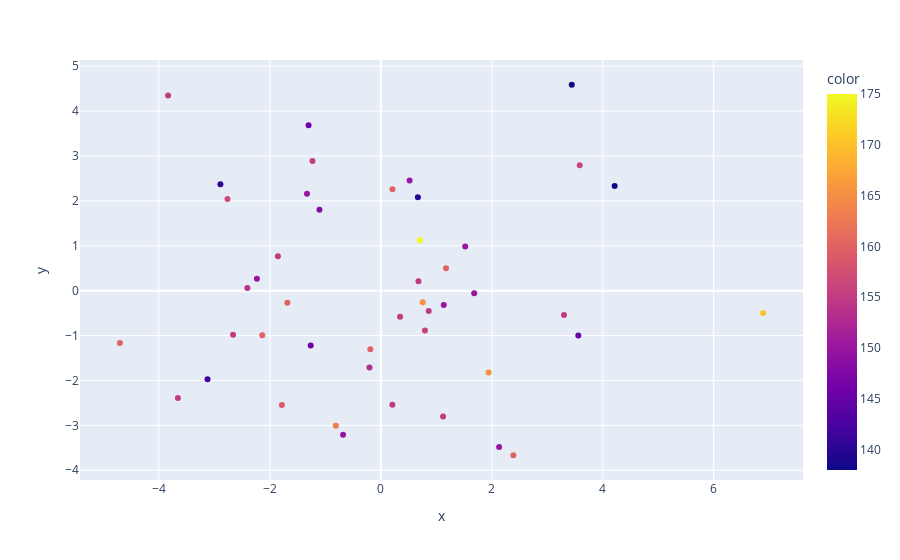

The notebook cell saved with this chart:
### Code cell
# PCA to plot the data in 2D (using plotly)
pca = PCA(n_components=2)
X_pca = pca.fit_transform(X)

# Keep a column with color that change with bpm increasing (bpm being the first column of X)
X_pca = np.c_[X_pca, df['bpm'].values]

# Plot the data in 2D
fig = px.scatter(x=X_pca[:, 0], y=X_pca[:, 1], color=X_pca[:, 2])
fig.show()

### Figure 1 — Plotly figure (JSON) as saved in the notebook; plotly's stock layout.template omitted (floating-point values rounded to 4 significant figures)
{"data": [{"hovertemplate": "x=%{x}<br>y=%{y}<br>color=%{marker.color}<extra></extra>", "legendgroup": "", "marker": {"color": [160, 155, 160, 155, 155, 156, 160, 150, 142, 150, 138, 140, 155, 160, 155, 148, 156, 146, 150, 150, 155, 145, 160, 165, 153, 138, 155, 160, 170, 150, 155, 155, 146, 150, 175, 150, 159, 154, 155, 160, 163, 155, 157, 150, 165, 140], "coloraxis": "coloraxis", "symbol": "circle"}, "mode": "markers", "name": "", "orientation": "v", "showlegend": false, "type": "scatter", "x": [1.175, -1.854, -0.1889, 1.122, -3.834, 0.7953, 2.389, -1.33, -3.123, 0.5192, 3.442, 0.6686, 0.8634, -4.702, 0.3476, -1.106, 3.585, -1.264, 2.132, -0.6801, 0.6786, 3.56, -1.684, 0.7556, -0.2041, 4.215, -3.657, 0.2093, 6.89, 1.135, -2.663, 0.2083, -1.303, -2.233, 0.7057, 1.683, -1.783, -2.405, 3.302, -2.137, -0.8097, -1.232, -2.764, 1.522, 1.941, -2.891], "xaxis": "x", "y": [0.5013, 0.7671, -1.306, -2.802, 4.348, -0.8886, -3.667, 2.159, -1.974, 2.454, 4.586, 2.082, -0.4541, -1.165, -0.5833, 1.803, 2.794, -1.223, -3.485, -3.207, 0.2112, -0.9993, -0.2702, -0.2568, -1.712, 2.332, -2.389, 2.257, -0.4983, -0.3176, -0.9835, -2.542, 3.682, 0.2635, 1.124, -0.05862, -2.546, 0.05629, -0.544, -0.9949, -3.011, 2.885, 2.04, 0.9837, -1.824, 2.372], "yaxis": "y"}], "layout": {"coloraxis": {"colorbar": {"title": {"text": "color"}}, "colorscale": [[0, "#0d0887"], [0.1111, "#46039f"], [0.2222, "#7201a8"], [0.3333, "#9c179e"], [0.4444, "#bd3786"], [0.5556, "#d8576b"], [0.6667, "#ed7953"], [0.7778, "#fb9f3a"], [0.8889, "#fdca26"], [1, "#f0f921"]]}, "legend": {"tracegroupgap": 0}, "margin": {"t": 60}, "xaxis": {"anchor": "y", "domain": [0, 1], "title": {"text": "x"}}, "yaxis": {"anchor": "x", "domain": [0, 1], "title": {"text": "y"}}}}
